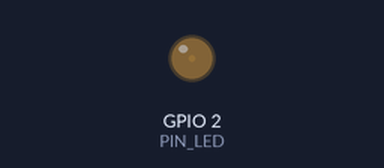
Bench run of a sketch on a simulated ESP32-S3. Parts: output pins drawn as LEDs (lit = HIGH).

Above: at 0.05 s.
At 1.15 s:
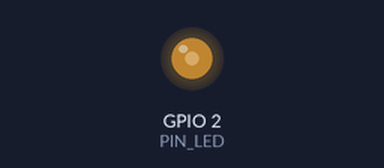
At 2.3 s:
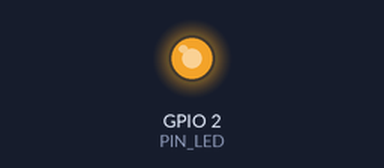
At 4.55 s:
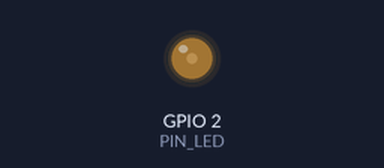
Timing chart, 0 to 6.6 s (numbered marks = the images above):
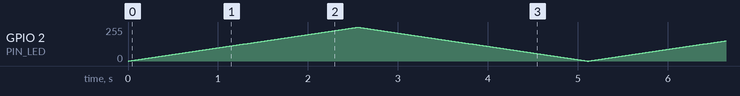

The sketch:

Sketch_04.1_BreathingLight.ino
```cpp
/**********************************************************************
  Filename    : BreathingLight
  Description : Make led light fade in and out, just like breathing.
  Auther      : www.freenove.com
  Modification: 2022/10/20
**********************************************************************/
#define PIN_LED   2   //define the led pin
#define CHN       0   //define the pwm channel
#define FRQ       1000  //define the pwm frequency
#define PWM_BIT   8     //define the pwm precision
void setup() {
  ledcSetup(CHN, FRQ, PWM_BIT); //setup pwm channel
  ledcAttachPin(PIN_LED, CHN);  //attach the led pin to pwm channel
}

void loop() {
  for (int i = 0; i < 255; i++) { //make light fade in
    ledcWrite(CHN, i);
    delay(10);
  }
  for (int i = 255; i > -1; i--) {  //make light fade out
    ledcWrite(CHN, i);
    delay(10);
  }
}
```
